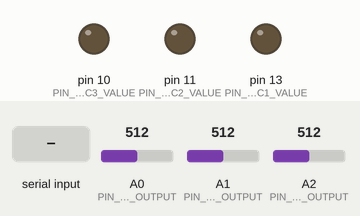
Recording of a sketch running on a simulated Arduino Uno, built with avr-gcc and run on an emulated ATmega328P. Parts: output pins drawn as LEDs (lit = HIGH). The test bench sets the inputs (shaded band); at power-on: A0 (PIN_MFC1_OUTPUT) = 512, A1 (PIN_MFC2_OUTPUT) = 512, A2 (PIN_MFC3_OUTPUT) = 512. What the sketch prints to the serial monitor is not drawn.

Above: at 1.2 s.
1.3 s: "90,45\n" received over Serial
At 2.1 s:
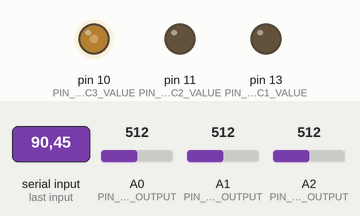
2.8 s: "30,150\n" received over Serial
At 3.3 s:
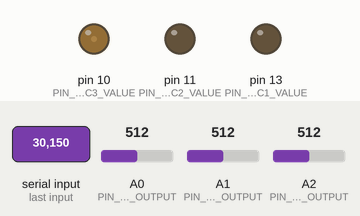
4.3 s: "200\n" received over Serial
At 5.6 s:
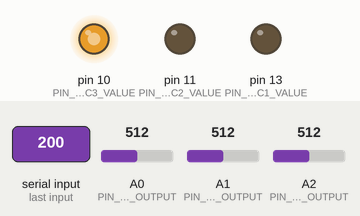
Timing chart, 0 to 7.3 s (numbered marks = the images above; inputs shaded):
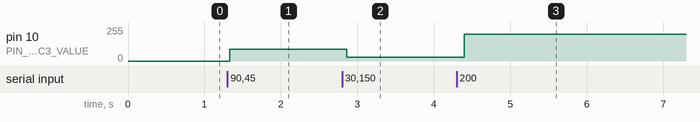

Measured:
- after the input at 1.3 s, pin 10 (PIN_MFC3_VALUE): 0/255 → 90/255 at once
- after the input at 2.8 s, pin 10 (PIN_MFC3_VALUE): 90/255 → 30/255 after 0.06 s
- after the input at 4.3 s, pin 10 (PIN_MFC3_VALUE): 30/255 → 200/255 after 0.10 s

The sketch:

jack_mfc.ino
```cpp
const int PIN_MFC1_VALUE = 13;
const int PIN_MFC2_VALUE = 11;
const int PIN_MFC3_VALUE = 10;
const int PIN_MFC1_OUTPUT = A0;
const int PIN_MFC2_OUTPUT = A1;
const int PIN_MFC3_OUTPUT = A2;

int voltage = 0.0;
void setup()
{
  Serial.begin(9600);
}

void loop()
{
  if (Serial.available() > 0)
  {
    delay(20);
    long val = Serial.parseInt();
    int input1 = val / 1000000;
    int input2 = (val % 1000000) / 1000;
    int input3 = (val % 1000);
    analogWrite(PIN_MFC1_VALUE, input1);
    analogWrite(PIN_MFC2_VALUE, input2);
    analogWrite(PIN_MFC3_VALUE, input3);
    while (Serial.available() > 0)
    {
      char t = Serial.read();
    }
  }
  int output1 = analogRead(PIN_MFC1_OUTPUT);
  int output2 = analogRead(PIN_MFC2_OUTPUT);
  int output3 = analogRead(PIN_MFC3_OUTPUT);
  Serial.print(output1 + 100);
  Serial.print(output2 + 100);
  Serial.println(output3 + 100);
  delay(100);
}
```
